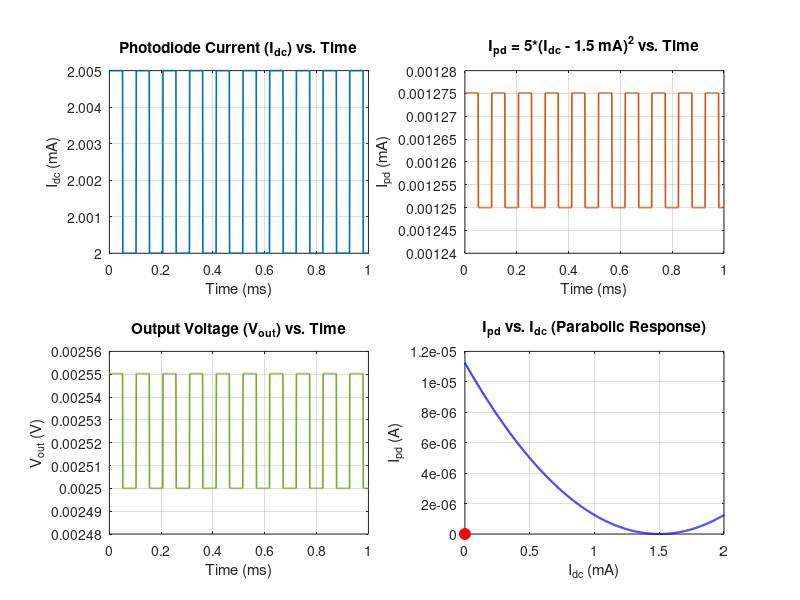

Recreate this plot in MATLAB. (Note: this script raises an error after producing the figure.)
clear; clc; close all;

%% 1. Generate the CSAC Signals
Fs       = 1e6;          % Sampling frequency: 1 MHz
Tend     = 1e-3;         % End time = 1 ms
t        = 0:1/Fs:Tend;  % Time vector

f_square = 9.7e3;        % Square wave frequency = 9.7 kHz
Iac_amp  = 5e-6;         % Square wave amplitude = 5 µA
Idc_off  = 2e-3;         % DC offset = 2 mA

% Generate square wave (from 0 to 5 µA)
sq_raw   = square(2*pi*f_square*t);  % -1 to +1
sq_shift = (sq_raw + 1)/2;           % shift to 0..1
Iac      = Iac_amp * sq_shift;       % 0..5 µA
Idc      = Idc_off + Iac;           % total current

% Compute Ipd and V_out
Ipd_func = @(I) 5*(I - 1.5e-3).^2;
Ipd = Ipd_func(Idc);
V_out = 2000 * Ipd;

%% 2. Create 4 Subplots: (Idc, Ipd, V_out vs time) + (Ipd vs Idc)
figure('Color','w','Position',[50 50 1200 800]);

subplot(2,2,1);
plot(t*1e3, Idc*1e3, 'LineWidth',1.2);
xlabel('Time (ms)'); ylabel('I_{dc} (mA)');
title('Photodiode Current (I_{dc}) vs. Time');
grid on;

subplot(2,2,2);
plot(t*1e3, Ipd*1e3, 'LineWidth',1.2, 'Color',[0.8500 0.3250 0.0980]);
xlabel('Time (ms)'); ylabel('I_{pd} (mA)');
title('I_{pd} = 5*(I_{dc} - 1.5 mA)^2 vs. Time');
grid on;

subplot(2,2,3);
plot(t*1e3, V_out, 'LineWidth',1.2, 'Color',[0.4660 0.6740 0.1880]);
xlabel('Time (ms)'); ylabel('V_{out} (V)');
title('Output Voltage (V_{out}) vs. Time');
grid on;

subplot(2,2,4);
Idc_range = linspace(0,2e-3,1000);
Ipd_range = Ipd_func(Idc_range);
plot(Idc_range*1e3, Ipd_range, 'b','LineWidth',1.5); hold on;
plot(0,0,'ro','MarkerSize',8,'MarkerFaceColor','r');  % placeholder
xlabel('I_{dc} (mA)'); ylabel('I_{pd} (A)');
title('I_{pd} vs. I_{dc} (Parabolic Response)');
grid on;

sgtitle('CSAC Signal Analysis and Parabolic Response');

%% 3. Coarse Tuning (Two-Point Method)
x1_initial   = 1.9e-3;          % from square wave
x2_initial   = 1.9e-3 + 5e-6;   % 5 µA higher
coarse_step  = 12e-6;         % 12 µA step
x1 = x1_initial;
x2 = x2_initial;

y1 = Ipd_func(x1);
y2 = Ipd_func(x2);

% Determine which side based on ordering
if y1 > y2
    side = 'left';   % on left side => need to shift right
else
    side = 'right';  % on right side => shift left
end

fprintf('--- Coarse Tuning Start ---\n');
fprintf('Initial: x1=%.6e A, x2=%.6e A, y1=%.3e, y2=%.3e, side=%s\n',...
    x1, x2, y1, y2, side);

% Store iteration history for x1, x2, y1, y2
history_x1_coarse = [];
history_x2_coarse = [];
history_y1_coarse = [];
history_y2_coarse = [];

% Record the initial state
history_x1_coarse(end+1) = x1;
history_x2_coarse(end+1) = x2;
history_y1_coarse(end+1) = y1;
history_y2_coarse(end+1) = y2;

% Animation
figure('Color','w','Position',[100 100 900 600]);
hCurve = plot(Idc_range*1e3, Ipd_range, 'b', 'LineWidth',1.5); hold on;
hCoarsePts = plot([x1,x2]*1e3, [y1,y2], 'ro','MarkerSize',8,'MarkerFaceColor','r');
xlabel('I_{dc} (mA)'); ylabel('I_{pd} (A)');
title('Coarse Tuning on Parabolic Response');
legend('Ipd = 5*(I_{dc}-1.5e^{-3})^2','Operating Points','Location','NorthWest');
grid on;

iter = 0; 
max_iter = 1000;
pause_duration = 0.1;

while iter < max_iter
    if strcmp(side,'left') && (y1 > y2)
        x1 = x1 + coarse_step;
        x2 = x2 + coarse_step;
    elseif strcmp(side,'right') && (y1 < y2)
        x1 = x1 - coarse_step;
        x2 = x2 - coarse_step;
    else
        % The ordering reversed => done
        break;
    end
    
    y1 = Ipd_func(x1);
    y2 = Ipd_func(x2);
    iter = iter + 1;
    
    % Record iteration
    history_x1_coarse(end+1) = x1;
    history_x2_coarse(end+1) = x2;
    history_y1_coarse(end+1) = y1;
    history_y2_coarse(end+1) = y2;
    
    fprintf('Coarse Iter %d: x1=%.6e, x2=%.6e, y1=%.3e, y2=%.3e\n',...
        iter, x1, x2, y1, y2);
    
    set(hCoarsePts, 'XData', [x1, x2]*1e3, 'YData', [y1, y2]);
    drawnow; pause(pause_duration);
end

fprintf('Final Coarse Operating Point:\n');
fprintf('x1=%.6e A, x2=%.6e A, y1=%.3e, y2=%.3e\n\n', x1, x2, y1, y2);

%% 4. Fine Tuning (Two-Point Method)
fine_step = 100e-9;
if strcmp(side,'left')
    x2_fine = x1 + fine_step;   % shift right if on left side
else
    x2_fine = x1 - fine_step;   % shift left if on right side
end

y1 = Ipd_func(x1);
y2 = Ipd_func(x2_fine);

fprintf('--- Fine Tuning Start ---\n');
fprintf('Initial Fine: x1=%.6e, x2=%.6e, y1=%.3e, y2=%.3e, side=%s\n',...
    x1, x2_fine, y1, y2, side);

% Store iteration history for x1, x2, y1, y2 in fine stage
history_x1_fine = [];
history_x2_fine = [];
history_y1_fine = [];
history_y2_fine = [];

% Record initial fine iteration
history_x1_fine(end+1) = x1;
history_x2_fine(end+1) = x2_fine;
history_y1_fine(end+1) = y1;
history_y2_fine(end+1) = y2;

initialSign = sign(y1 - y2);

figure('Color','w','Position',[200 200 900 600]);
hCurveFine = plot(Idc_range*1e3, Ipd_range, 'b','LineWidth',1.5); hold on;
hFinePts = plot([x1,x2_fine]*1e3, [y1,y2], 'ro','MarkerSize',10,'MarkerFaceColor','r');
xlabel('I_{dc} (mA)'); ylabel('I_{pd} (A)');
title('Fine Tuning on Parabolic Response (Zoomed)');
grid on;
xlim([1.49e-3*1e3, 1.51e-3*1e3]);
ylim([-1e-10, 1e-9]);

fine_iter = 0; 
max_fine_iter = 1000;
fine_pause = 0.05;

while fine_iter < max_fine_iter
    if strcmp(side,'left')
        x1 = x1 - fine_step;    % shifting further right on the parabola
        x2_fine = x2_fine - fine_step;
    else
        x1 = x1 + fine_step;
        x2_fine = x2_fine + fine_step;
    end
    
    y1 = Ipd_func(x1);
    y2 = Ipd_func(x2_fine);
    newSign = sign(y1 - y2);
    
    fine_iter = fine_iter + 1;
    
    % Record iteration
    history_x1_fine(end+1) = x1;
    history_x2_fine(end+1) = x2_fine;
    history_y1_fine(end+1) = y1;
    history_y2_fine(end+1) = y2;
    
    fprintf('Fine Iter %d: x1=%.6e, x2=%.6e, y1=%.3e, y2=%.3e\n',...
        fine_iter, x1, x2_fine, y1, y2);
    
    set(hFinePts, 'XData', [x1, x2_fine]*1e3, 'YData', [y1, y2]);
    drawnow; pause(fine_pause);
    
    if newSign ~= 0 && newSign ~= initialSign
        break;
    end
end

fprintf('Final Fine-Tuned Points:\n');
fprintf('x1=%.6e, x2=%.6e, y1=%.3e, y2=%.3e\n\n', x1, x2_fine, y1, y2);

%% 5. Combine Coarse + Fine Histories, Then Skip Every Other Iteration
% Merge both histories into single arrays for x1, x2:
history_x1 = [history_x1_coarse, history_x1_fine];
history_x2 = [history_x2_coarse, history_x2_fine];
history_y1 = [history_y1_coarse, history_y1_fine];
history_y2 = [history_y2_coarse, history_y2_fine];

% Let's define iteration index for the entire sequence as 1..N
N = length(history_x1);

% We want to skip every other iteration: i.e. keep i=1,3,5,...
skip_idx = 1:2:N;  % all odd indices

% For each kept iteration i, we will plot [ x1(i), x2(i) ] vs. a single time stamp
% so each iteration i contributes TWO points in the final plot.
num_kept = length(skip_idx);

% Define T from the square wave frequency
% After coarse and fine tuning, you have:
% history_x1 = [ ... ]; % length N
% Let's define iteration_t(i) = i*(T/2)
T = 1/f_square;
N = length(history_x1);
iteration_t = (1:N)*(T/2);

% Build step arrays
step_time = zeros(1, 2*N - 1);
step_x1   = zeros(1, 2*N - 1);

% First step
step_time(1) = iteration_t(1);
step_x1(1)   = history_x1(1);

for i = 2:N
    step_time(2*i - 2) = iteration_t(i);
    step_x1(2*i - 2)   = history_x1(i-1);

    step_time(2*i - 1) = iteration_t(i);
    step_x1(2*i - 1)   = history_x1(i);
end

% Plot
figure('Color','w');
plot(step_time*1e3, step_x1, '-o','LineWidth',1.5);
xlabel('Time (ms)');
ylabel('I_{dc} (A)');
title('Step-Hold Plot of x_1 vs. Time (Coarse + Fine Tuning)');
grid on;
